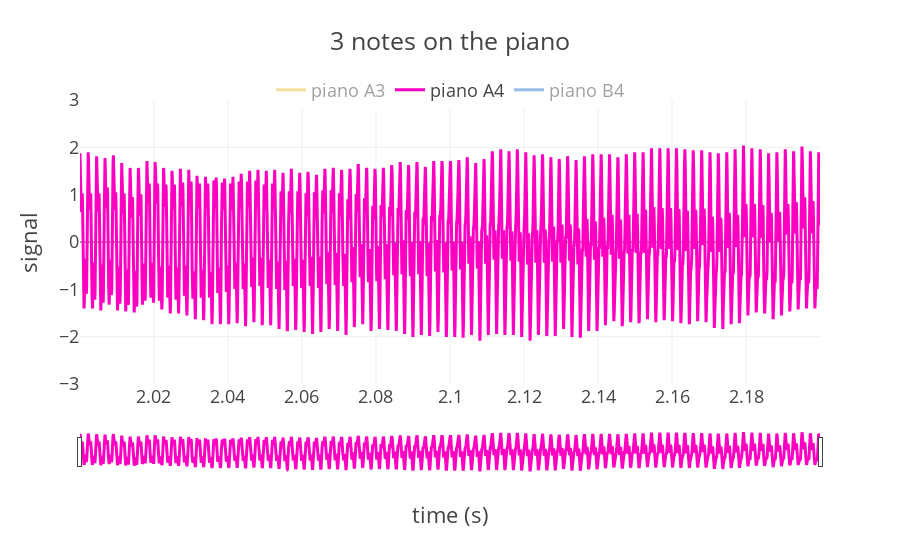

Notebook cell for this chart:
### Code cell
#| code-summary: "plot time series for 3 notes"
# blue, orange, green, red, purple, brown, pink, gray, olive, cyan = px.colors.qualitative.D3[:]

color_A3 = "#e7c535"
color_A4 = "#ff00c3"
color_B4 = "#327fce"

fig = make_subplots()

fig.add_trace(
    go.Scatter(x=list(timeA3),
               y=list(pianoA3),
               name='piano A3',
               line=dict(color=color_A3),
               visible='legendonly'),
)

fig.add_trace(
    go.Scatter(x=list(timeA4),
               y=list(pianoA4),
               name='piano A4',
               line=dict(color=color_A4),
               ),
)

fig.add_trace(
    go.Scatter(x=list(timeB4),
               y=list(pianoB4),
               name='piano B4',
               line=dict(color=color_B4),
               visible='legendonly'),
)

# Add range slider
fig.update_layout(
    title='3 notes on the piano',
    xaxis=dict(
        rangeslider={"visible":True},
        type="linear"
    ),
    legend={"orientation":"h",           # Horizontal legend
            "yanchor":"top",             # Anchor legend to the top
            "y":1.1,                    # Adjust vertical position
            "xanchor":"center",           # Anchor legend to the right
            "x":0.5,                       # Adjust horizontal position
           },
)

# Set y-axes titles
fig.update_yaxes(
    title_text="signal",
    range=[-3,3])
fig.update_xaxes(
    title_text="time (s)",)

### Figure 1 — Plotly figure (JSON) as saved in the notebook; plotly's stock layout.template omitted (floating-point values rounded to 4 significant figures; data arrays with more than 128 entries replaced by an {"elided": "..."} marker saying what was removed)
{"data": [{"line": {"color": "#e7c535"}, "name": "piano A3", "type": "scatter", "visible": "legendonly", "x": {"elided": "8819 float values"}, "y": {"elided": "8819 float values"}}, {"line": {"color": "#ff00c3"}, "name": "piano A4", "type": "scatter", "x": {"elided": "8819 float values"}, "y": {"elided": "8819 float values"}}, {"line": {"color": "#327fce"}, "name": "piano B4", "type": "scatter", "visible": "legendonly", "x": {"elided": "8819 float values"}, "y": {"elided": "8819 float values"}}], "layout": {"legend": {"orientation": "h", "x": 0.5, "xanchor": "center", "y": 1.1, "yanchor": "top"}, "title": {"text": "3 notes on the piano"}, "xaxis": {"anchor": "y", "domain": [0, 1], "rangeslider": {"visible": true}, "title": {"text": "time (s)"}, "type": "linear"}, "yaxis": {"anchor": "x", "domain": [0, 1], "range": [-3, 3], "title": {"text": "signal"}}}}
